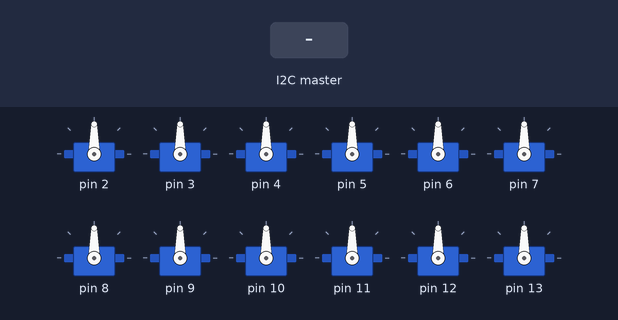
The sketch below on a simulated Arduino Uno, built with avr-gcc and run on an emulated ATmega328P. Parts: 12 × servo. The inputs (shaded band) are chosen by the test bench.

Above: at 1.2 s.
1.3 s: the I2C master sends "-"
At 2.3 s:
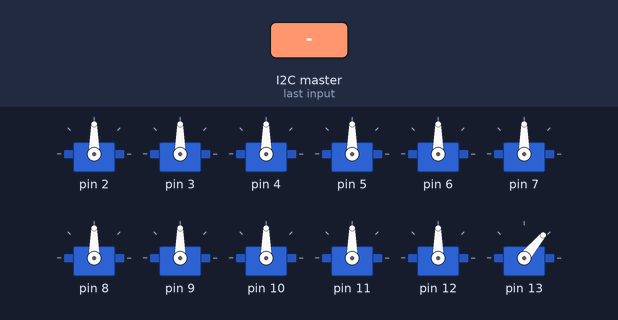
Timing chart, 0 to 4.3 s (numbered marks = the images above; inputs shaded):
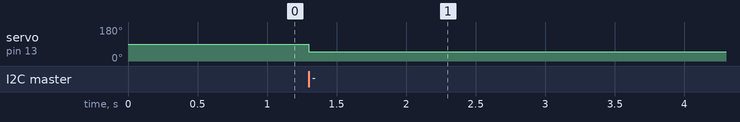

Measured:
- after the input at 1.3 s, servo on pin 13: 90° → 50° at once

The sketch:

slave_motors.ino
```cpp
//slave code for motor control
//linked to master through A4 and A5
//June 12th, 2018 by Terry Lu

#include <Wire.h>
#include <Servo.h>

char commandLine[] = "-5050505011|";
Servo servos[12];

class Central{
public:
  int x1, y1, x2, y2, picker;
  Central();
  void init(){
    x1 = 50;
    x2 = 50;
    y1 = 50;
    y2 = 50;
    picker = 0;
    for (int i = 0; i < 12; i++){
      pinMode(i+2, OUTPUT);
      servos[i].attach(i+2);
    }
  }
  int strToInt(int b){
    int temp = 10*(commandLine[2*b - 1]-'0')+ commandLine[2*b]-'0';
    return temp;
  }
  void dataUpdate(){
    x1 = strToInt(1);
    picker = strToInt(5);
  }
  void testMotor(){
    servos[picker].write(x1);
  }
} central;

Central::Central (){}

void receiveEvent(int howMany){
  int count = 0;
  while(0 < Wire.available()){
    char c = Wire.read();
    if (c == '-')
      count = 0;
    else if (isNum(c))
      commandLine[++count] = c;
    else if (c == '|')
      break;
  }
  central.dataUpdate();
  central.testMotor();
}

void setup() {
  Wire.begin(8);
  Wire.onReceive(receiveEvent);
  Serial.begin(115200);
  central.init();
}

bool isNum(char t){
  if (t - '0' < 10 && t - '0' >= 0) return true;
  return false;
}


void loop() {
  //Serial.println(commandLine);
  //delay(200);
}
```
